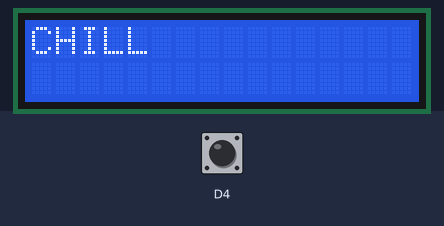
This sketch was run on a simulated ESP8266 (NodeMCU). Parts: 16×2 character LCD. The inputs (shaded band) are chosen by the test bench; at power-on: D4 HIGH. WiFi joins after 1.5 s; servers stay silent unless stated; what the sketch prints to the serial monitor is not drawn.

Above: at 3.0 s.
3.1 s: D4 driven LOW
At 4.5 s:
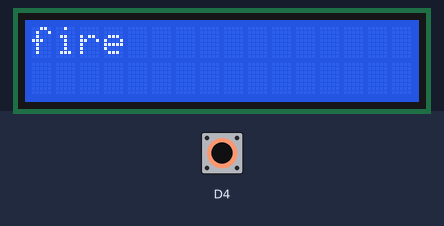
6.1 s: D4 driven HIGH
At 7.2 s:
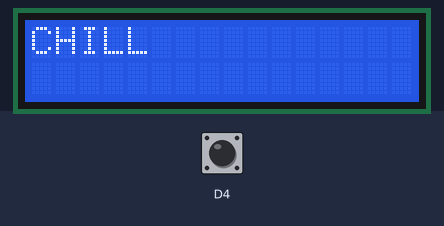
12.1 s: D4 pulsed LOW 5 times (0.12 s each, 0.3 s apart)
At 13.23 s:
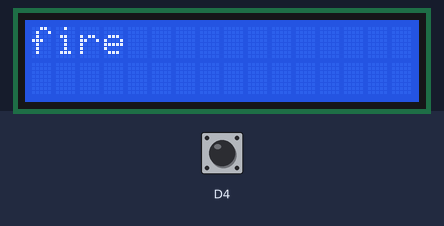
Timing chart, 0 to 15.1 s (numbered marks = the images above; inputs shaded):
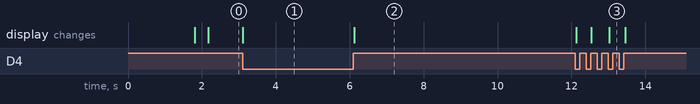

Measured:
- after the input at 3.1 s, the display: changes at once (image 1)
- after the input at 6.1 s, the display: changes at once (image 2)
- after the input at 12.1 s, the display: changes at once (image 3)

The sketch:

mcufire.ino
```cpp
#define BLYNK_PRINT Serial
#include<LiquidCrystal_I2C.h>
LiquidCrystal_I2C lcd(0x27,2,1,0,4,5,6,7,3,POSITIVE);

#include <ESP8266WiFi.h>
#include <BlynkSimpleEsp8266.h>
WidgetLED l(V1);
char auth[] = "9f1accc018f94d14a3fefb797e02ab98";

char ssid[] = "note4";
char pass[] = "123456788";

void setup()
{
  Serial.begin(9600);
  pinMode(D4,INPUT);
  Blynk.begin(auth, ssid, pass);
  lcd.begin(16,2);


}

void loop()
{
  int a;
  Blynk.run();


  a=digitalRead(D4);
  Serial.println(a);
 if(a==LOW)
  {
    Serial.print("Fire");
    Blynk.virtualWrite(V0,"FIREEE in the house");
    lcd.clear();
    lcd.setCursor(0,0);
    lcd.print("fire");
    l.on();
  }
  else if(a==HIGH)
{
  Serial.print("Chill");
  Blynk.virtualWrite(V0,"Chhiled house");
  lcd.clear();
  lcd.setCursor(0,0);
  lcd.print("CHILL");
  l.off();
}
}
```
